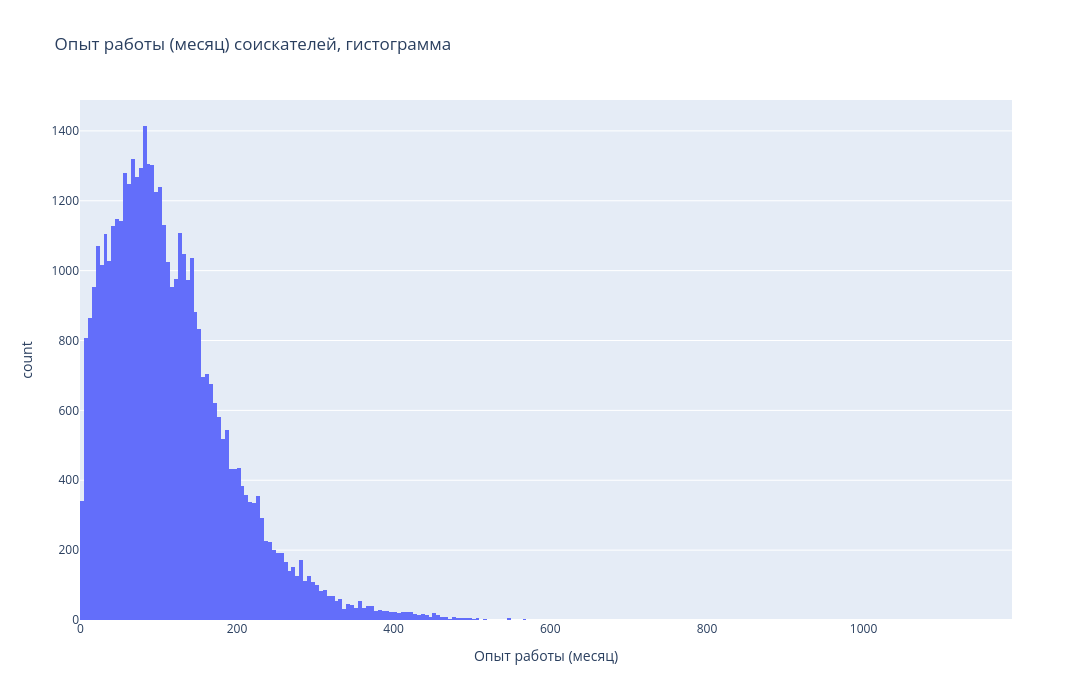
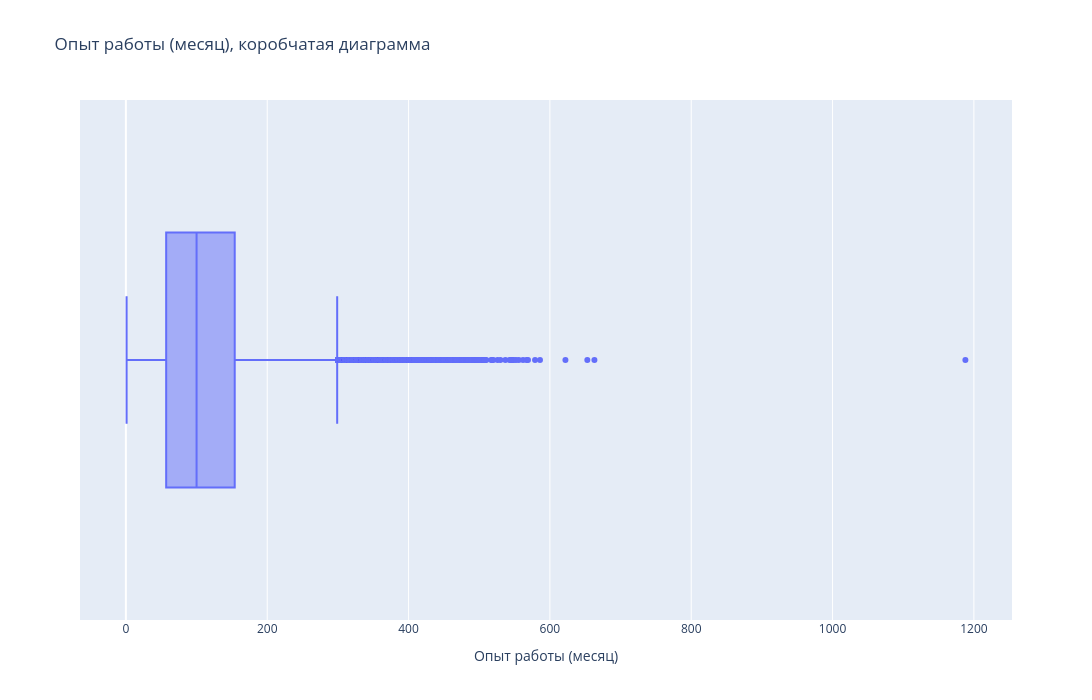

Write notebook code for charts like these, in order.
### Markdown cell above
2. Постройте распределение признака **"Опыт работы (месяц)"**. Опишите данное распределение, отвечая на следующие вопросы: чему равна мода распределения, каковы предельные значения признака, в каком примерном интервале находится опыт работы большинства соискателей? Есть ли аномалии для признака опыта работы, какие значения вы бы причислили к их числу?
*Совет: постройте гистограмму и коробчатую диаграмму рядом.*

### Code cell
fig = px.histogram(
    database_hh,
    x='Опыт работы (месяц)',
    height=700,
    width=1200,
    title='Опыт работы (месяц) соискателей, гистограмма'
)
fig.show()

fig = px.box(
    database_hh,
    x='Опыт работы (месяц)',
    height=700,
    width=1200,
    title='Опыт работы (месяц), коробчатая диаграмма'
)
fig.show()

### Figure 1 — Plotly figure (JSON) as saved in the notebook; plotly's stock layout.template omitted (floating-point values rounded to 4 significant figures; data arrays with more than 128 entries replaced by an {"elided": "..."} marker saying what was removed)
{"data": [{"bingroup": "x", "hovertemplate": "Опыт работы (месяц)=%{x}<br>count=%{y}<extra></extra>", "legendgroup": "", "marker": {"color": "#636efa", "pattern": {"shape": ""}}, "name": "", "orientation": "v", "showlegend": false, "type": "histogram", "x": {"elided": "44744 float values"}, "xaxis": "x", "yaxis": "y"}], "layout": {"barmode": "relative", "height": 700, "legend": {"tracegroupgap": 0}, "title": {"text": "Опыт работы (месяц) соискателей, гистограмма"}, "width": 1200, "xaxis": {"anchor": "y", "domain": [0, 1], "title": {"text": "Опыт работы (месяц)"}}, "yaxis": {"anchor": "x", "domain": [0, 1], "title": {"text": "count"}}}}

### Figure 2 — Plotly figure (JSON) as saved in the notebook; plotly's stock layout.template omitted (floating-point values rounded to 4 significant figures; data arrays with more than 128 entries replaced by an {"elided": "..."} marker saying what was removed)
{"data": [{"alignmentgroup": "True", "hovertemplate": "Опыт работы (месяц)=%{x}<extra></extra>", "legendgroup": "", "marker": {"color": "#636efa"}, "name": "", "notched": false, "offsetgroup": "", "orientation": "h", "showlegend": false, "type": "box", "x": {"elided": "44744 float values"}, "x0": " ", "xaxis": "x", "y0": " ", "yaxis": "y"}], "layout": {"boxmode": "group", "height": 700, "legend": {"tracegroupgap": 0}, "title": {"text": "Опыт работы (месяц), коробчатая диаграмма"}, "width": 1200, "xaxis": {"anchor": "y", "domain": [0, 1], "title": {"text": "Опыт работы (месяц)"}}, "yaxis": {"anchor": "x", "domain": [0, 1]}}}
